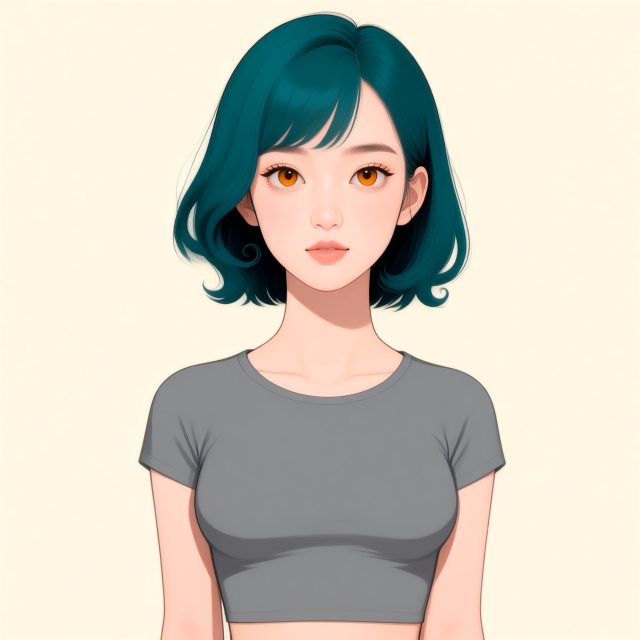
#> input picture docs/assets/part-07/chapter-05/p7-5-2-qwen-2511-mira-torso-front-identity-framing-neutral-gray-v3-size-1280x1280-seed-62294-steps-10.png, 1280 x 1280 px (shown at 1/2 size); its folder holds 4 pictures in this run
$ python p7_5_4_extract_pose_cutout.py --reference p7-5-2-qwen-2511-mira-torso-front-identity-framing-neutral-gray-v3-size-1280x1280-seed-62294-steps-10.png --mask p7-5-3-sam2-person-mask-dacon-stage2-front-v1-overlay.png --scene a
#> lines starting #> are read from the running program, lines starting #| are printed output that depends on the picture
#!/usr/bin/env python3
"""Extract one camera-frame character pose onto a white 1:1 canvas.

The source camera image determines the pose, framing, and perspective.  Its
matching SAM2 mask supplies the only editable boundary: white mask pixels are
copied from the source, and every other pixel is replaced with white.  This
creates a pose reference, not a transparent compositing asset.
"""

from __future__ import annotations

import argparse
import hashlib
import json
import time
from pathlib import Path

from PIL import Image


ASSETS = Path(__file__).resolve().parent


def sha256(path: Path) -> str:
    digest = hashlib.sha256()
    with path.open("rb") as source:
        for block in iter(lambda: source.read(1024 * 1024), b""):
            digest.update(block)
    return digest.hexdigest()


def main() -> None:
    parser = argparse.ArgumentParser(description=__doc__)
    parser.add_argument("--reference", required=True, type=Path, help="Camera-frame image containing one person.")
    parser.add_argument("--mask", required=True, type=Path, help="Matching SAM2 mask; white=person, black=background.")
    parser.add_argument("--scene", choices=("a", "b", "c"), required=True)
    parser.add_argument("--run-label", default="v1")
    parser.add_argument("--size", type=int, default=1280, help="Square output edge; must be a multiple of 32.")
    parser.add_argument("--output-dir", type=Path, default=ASSETS)
    args = parser.parse_args()
    if args.size < 32 or args.size % 32:
        parser.error("--size must be a positive multiple of 32")

    reference = args.reference.resolve()
    mask_path = args.mask.resolve()
    if not reference.is_file() or not mask_path.is_file():
        raise FileNotFoundError("--reference and --mask must exist")

    started = time.monotonic()
    with Image.open(reference) as source:
#> source is the input picture: PIL image 1280x1280 RGB; mean R, G, B 207.1, 202.5, 189.6
        image = source.convert("RGB").resize((args.size, args.size), Image.Resampling.LANCZOS)
    with Image.open(mask_path) as source:
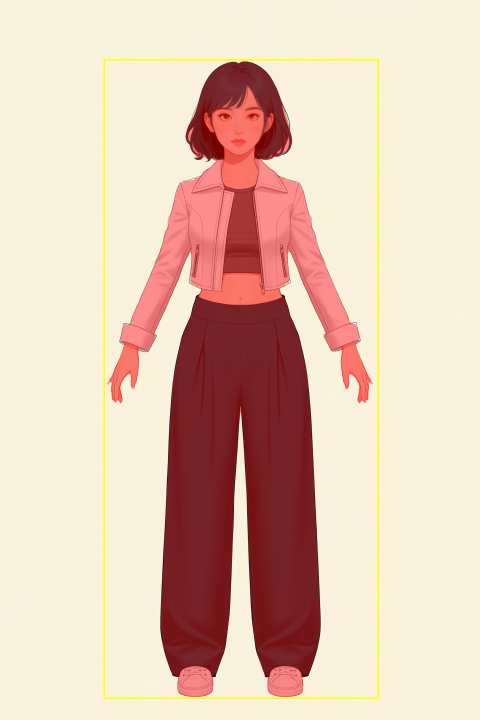
#> input picture docs/assets/part-07/chapter-05/p7-5-3-sam2-person-mask-dacon-stage2-front-v1-overlay.png, 960 x 1440 px (shown at 1/2 size)
#> source is the input picture: PIL image 960x1440 RGB; mean R, G, B 227.1, 198.6, 179.9
        mask = source.convert("L").resize((args.size, args.size), Image.Resampling.NEAREST)
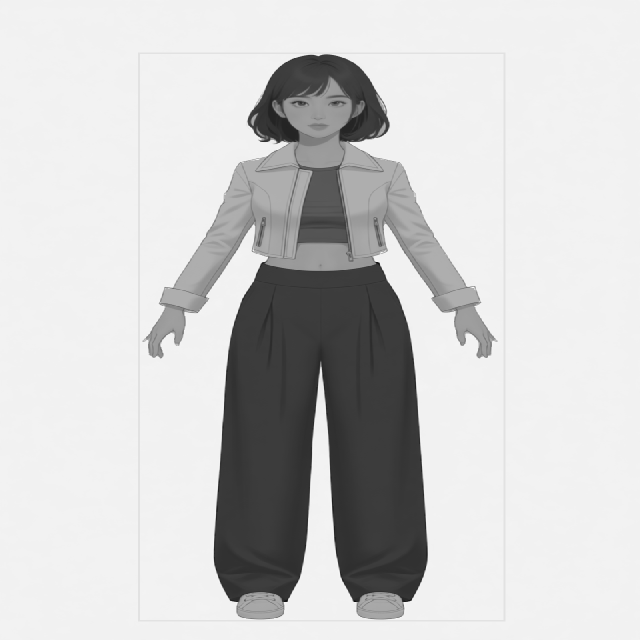
#> mask: PIL image 1280x1280 L (shown at 1/2 size); min 10, max 253, mean 204.9
    white = Image.new("RGB", image.size, "white")
#> white: PIL image 1280x1280 RGB; every value is 255
    cutout = Image.composite(image, white, mask)
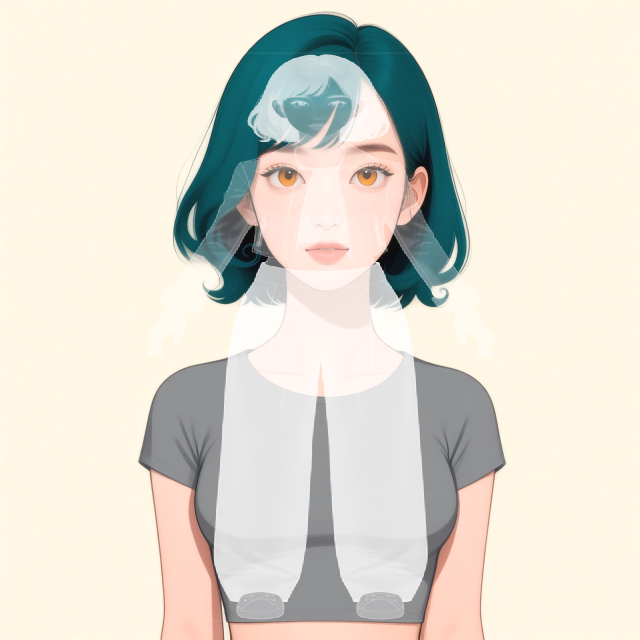
#> cutout: PIL image 1280x1280 RGB (shown at 1/2 size); mean R, G, B 223.7, 220, 208.6

    output_dir = args.output_dir.resolve()
    output_dir.mkdir(parents=True, exist_ok=True)
    stem = (
        f"p7-5-4-character-pose-cutout-white-official-camera-scene-{args.scene}-"
        f"{args.run_label}-size-{args.size}x{args.size}"
    )
    output = output_dir / f"{stem}.png"
    result = output_dir / f"{stem}-result.json"
    cutout.save(output)
    result.write_text(
        json.dumps(
            {
                "status": "generated",
                "stage": "white_background_pose_cutout",
                "purpose": "Pose, framing, and perspective reference for later character identity transfer",
                "inputs": {
                    "camera_frame": {"path": str(reference), "sha256": sha256(reference)},
                    "person_mask": {
                        "path": str(mask_path),
                        "sha256": sha256(mask_path),
                        "semantics": "white=source character copied; black=white background",
                    },
                },
                "output": {"path": str(output), "sha256": sha256(output), "width": args.size, "height": args.size},
                "canvas": "opaque white; this is a pose reference, not an alpha compositing asset",
                "elapsed_seconds": round(time.monotonic() - started, 2),
            },
            ensure_ascii=False,
            indent=2,
        )
        + "\n",
        encoding="utf-8",
    )
    print(json.dumps({"output": str(output), "result": str(result)}, ensure_ascii=False))


if __name__ == "__main__":
    main()
